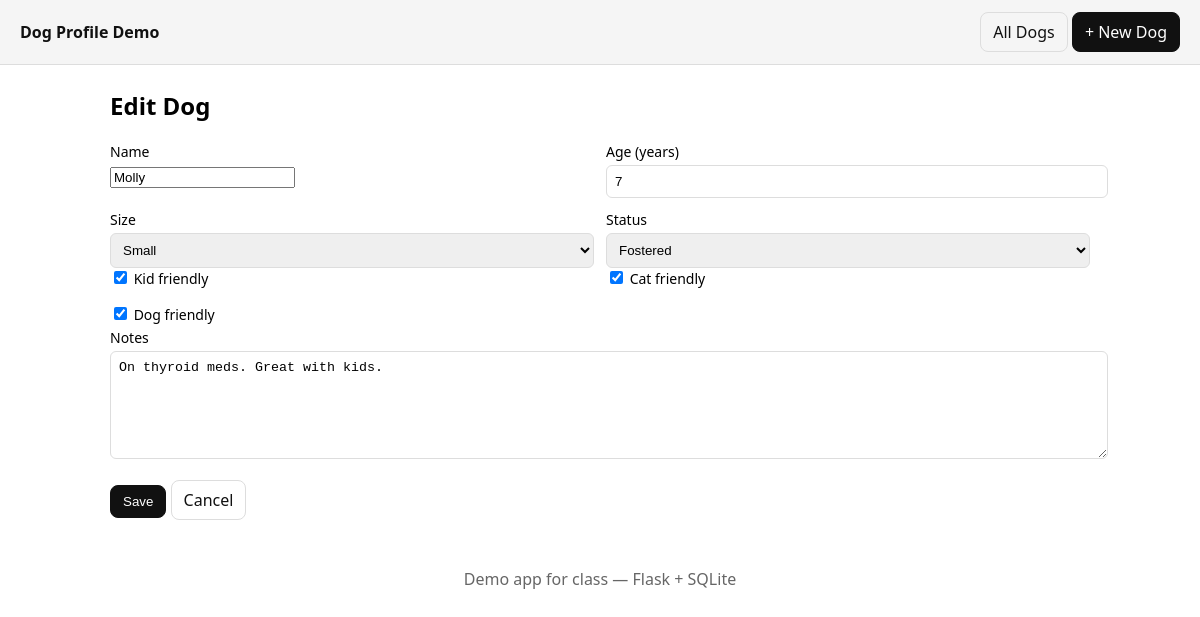
Page /edit/2 on the committed database.
### tables this page shows
CREATE TABLE dogs (
  id INTEGER PRIMARY KEY AUTOINCREMENT,
  name TEXT NOT NULL,
  age INTEGER DEFAULT 0,
  size TEXT CHECK (size IN ('Small','Medium','Large')) NOT NULL DEFAULT 'Medium',
  status TEXT CHECK (status IN ('Intake','Fostered','Hold','Adopted','Transferred')) NOT NULL DEFAULT 'Intake',
  kid_friendly INTEGER NOT NULL DEFAULT 0,
  cat_friendly INTEGER NOT NULL DEFAULT 0,
  dog_friendly INTEGER NOT NULL DEFAULT 0,
  notes TEXT
);

### app.py (the view, shortened to what this page needs)
@app.route("/edit/<int:dog_id>", methods=["GET", "POST"])
def edit(dog_id):
    db = get_db()
    dog = db.execute("SELECT * FROM dogs WHERE id = ?", (dog_id,)).fetchone()
    if not dog:
        flash("Dog not found.")
        return redirect(url_for("index"))
    class Obj: pass
    o = Obj()
    for k in dog.keys():
        setattr(o, k, dog[k])
    return render_template("form.html", dog=o)

### app.py (called while the page is built)
@app.teardown_appcontext
def teardown_db(exception):
    close_db()

### db.py (called while the page is built)
def get_db():
    db = getattr(g, '_database', None)
    if db is None:
        db = g._database = sqlite3.connect(DATABASE)
        db.row_factory = sqlite3.Row
    return db

### templates/form.html
{% extends "base.html" %}
{% block content %}
<h2>{{ 'Edit Dog' if dog else 'New Dog' }}</h2>
<form method="post">
  <div class="row">
    <div>
      <label>Name</label>
      <input name="name" required value="{{ dog.name if dog else '' }}">
    </div>
    <div>
      <label>Age (years)</label>
      <input type="number" min="0" name="age" value="{{ dog.age if dog else 0 }}">
    </div>
    <div>
      <label>Size</label>
      <select name="size">
        {% for s in ["Small","Medium","Large"] %}
          <option value="{{s}}" {% if dog and dog.size==s %}selected{% endif %}>{{s}}</option>
        {% endfor %}
      </select>
    </div>
    <div>
      <label>Status</label>
      <select name="status">
        {% for s in ["Intake","Fostered","Hold","Adopted","Transferred"] %}
          <option value="{{s}}" {% if dog and dog.status==s %}selected{% endif %}>{{s}}</option>
        {% endfor %}
      </select>
    </div>
  </div>
  <div class="row">
    <div>
      <label><input type="checkbox" name="kid_friendly" {% if dog and dog.kid_friendly %}checked{% endif %}> Kid friendly</label>
    </div>
    <div>
      <label><input type="checkbox" name="cat_friendly" {% if dog and dog.cat_friendly %}checked{% endif %}> Cat friendly</label>
    </div>
    <div>
      <label><input type="checkbox" name="dog_friendly" {% if dog and dog.dog_friendly %}checked{% endif %}> Dog friendly</label>
    </div>
  </div>
  <div class="row full">
    <div>
      <label>Notes</label>
      <textarea name="notes" rows="6">{{ dog.notes if dog else '' }}</textarea>
    </div>
  </div>
  <p>
    <button class="btn primary" type="submit">Save</button>
    <a class="btn" href="{{ url_for('index') }}">Cancel</a>
  </p>
</form>
{% endblock %}

### static/styles.css (style rules this page uses)
body { font-family: system-ui, -apple-system, Segoe UI, Roboto, Arial, sans-serif; margin: 0; }
.btn { display:inline-block; padding:8px 12px; border:1px solid #ddd; border-radius:8px; text-decoration:none; color:#111; }
.btn.primary { background:#111; color:#fff; border-color:#111; }
form .row { display:grid; grid-template-columns: 1fr 1fr; gap:12px; }
form .row.full { grid-template-columns: 1fr; }
label { display:block; font-size: 14px; margin-bottom:4px; }
input[type="text"], input[type="number"], textarea, select { width:100%; padding:8px; border:1px solid #ddd; border-radius:6px; }

### rows in the picture
dogs: name "Molly", age "7", size "Small", status "Fostered", kid_friendly "☑", cat_friendly "☑", dog_friendly "☑", notes "On thyroid meds. Great with kids."

### other values in the picture
{{ 'Edit Dog' if dog else 'New Dog' }} "Edit Dog"
